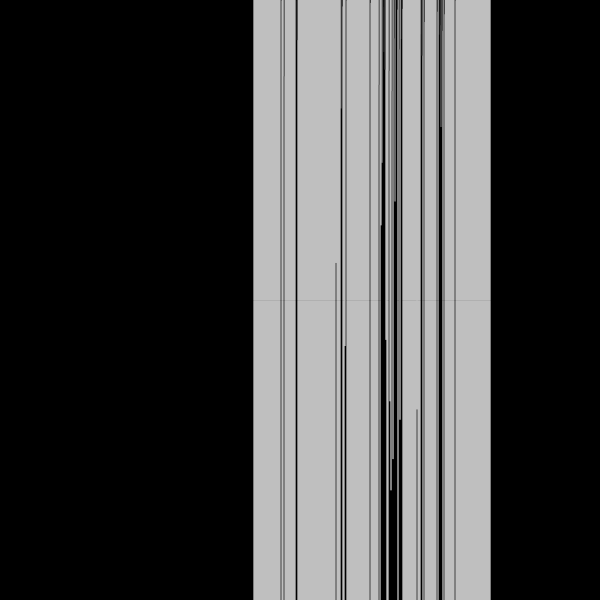
Frame 1 (no input)
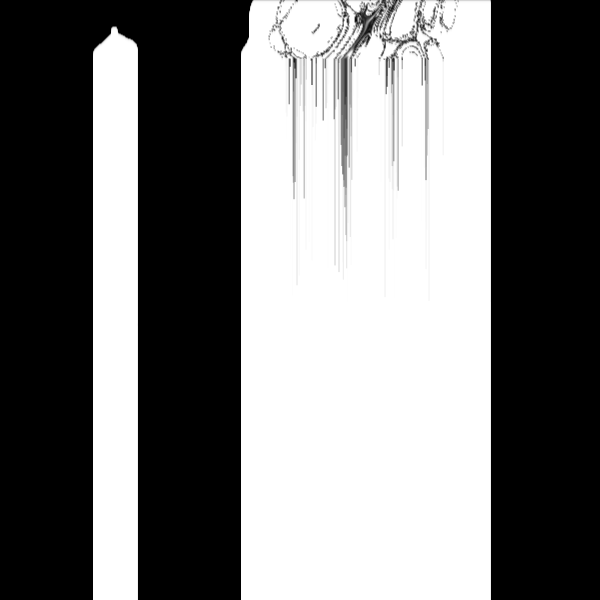
Frame 60 (no input)
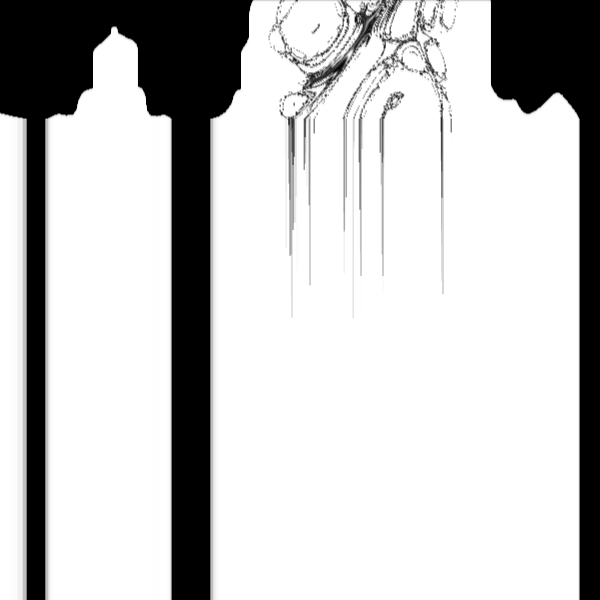
Frame 120 (the mouse pressed at the canvas centre since frame 60)

The p5.js sketch that drew these frames (run headless with seeded random() and noise() and a simulated clock; from frame 60 on, the mouse is pressed at the canvas centre):

// p5.js sketch
// ── sketch.js
//Inspo from

var y = 0;
var h, q;

function setup() {

 
  w = 600;
    var canvas;
    if(windowWidth>=600 && windowHeight >=600){
      canvas = createCanvas(600, 600);
    }
    else{
      canvas = createCanvas(windowWidth, windowHeight - 100);
    }

  var x = (windowWidth - width) / 2;
  var y = (windowHeight - height) / 2;

  canvas.position(x, y);
  background(0);
  noStroke();
h=width/2;q=width/4
}

function draw(){
  if(y<w)for(x=w;x--;line(x,y,x,y+l))
  stroke(l=f((x-h)/q,(y-h)/q))
  y++
}

f=(x,y,n=6)=>n?f(cos(5*x)-sin(4*y),x*x-y*y-2*x*y,n-1):(x-y)**2*20
